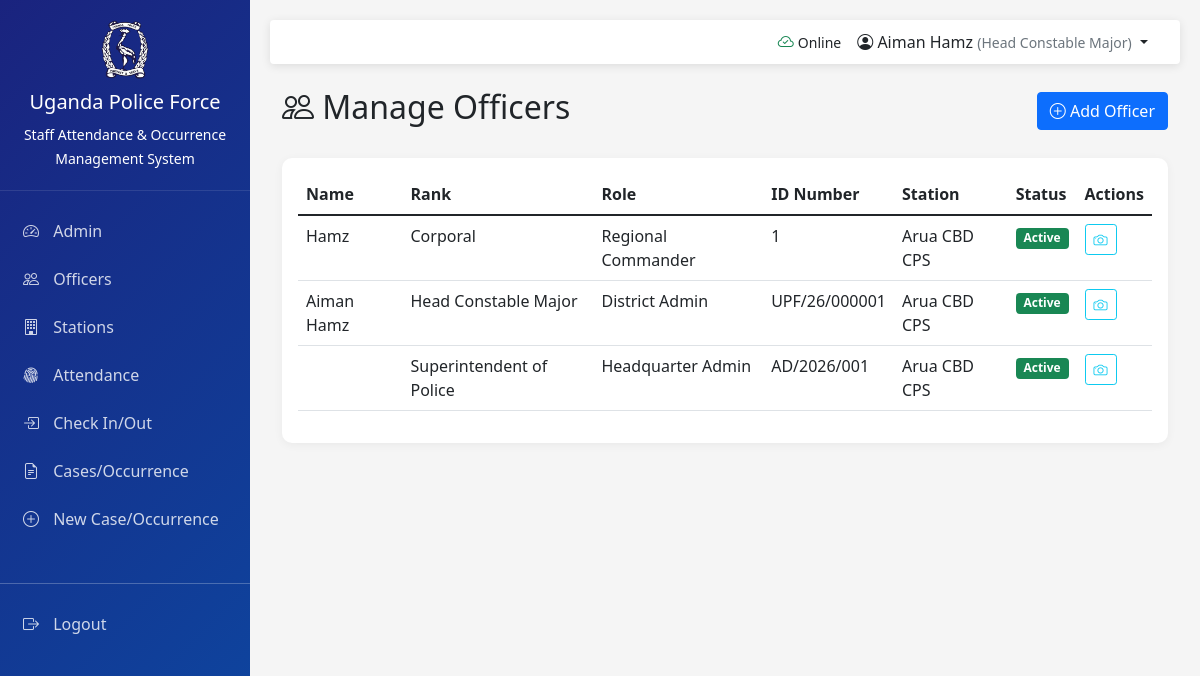
Screenshot of /manage/officers/ (signed in) with the database file from the repository.
### core/models.py (models this page shows, shortened)
class Profile(models.Model):
    RANK_CHOICES = (
        ('SPC', 'Special Police Constable'),
        ('PPC', 'Probationer Police Constable '),
        ('PC', 'Police Constable '),
        ('CPL', 'Corporal'),
        ('SGT', 'Sergent'),
        ('SSGT', 'Station Sergent'),
        ('HC', 'Head Constable'),
        ('HCM', 'Head Constable Major'),
        ('LAIP', 'Learner Assitant Inspector of Police'),
        ('AIP', 'Assitant Inspector of Police'),
        ('IP', 'Inspector Police'),
        ('CASP', 'Cadet Assistant Superintendent of Police'),
        ('ASP', 'Assistant Superintendent of Police'),
        ('SP', 'Superintendent of Police'),
        ('SSP', 'Senior Superintendent of Police'),
        ('ACP', 'Assistant Commissioner of police'),
        ('CP', 'Commissioner of Police'),
        ('AIGP', 'Assistant Inspector General of Police'),
        ('IGP', 'Inspector General of Police')
    )
    SENIOR_RANKS = ['LAIP', 'AIP', 'IP', 'CASP', 'ASP','SP', 'SSP',  'ACP', 'CP','AIGP', 'IGP']
    JUNIOR_RANKS = ['SPC','PPC',  'PC', 'CPL', 'SGT', 'SSGT', 'HC', 'HCM']
    ROLE_CHOICES = (
        ('admin', 'Headquarter Admin'),
        ('regional_admin', 'Regional Commander'),
        ('district_admin', 'District Admin'),
        ('Station_admin', 'Station Commander/OC'),
        ('officer', 'Police Officer')
    )
    user = models.OneToOneField(
        settings.AUTH_USER_MODEL, on_delete=models.CASCADE, related_name='user_profile'
    )
    role = models.CharField(max_length=25, choices=ROLE_CHOICES, default='officer')
    rank = models.CharField(max_length=50, choices=RANK_CHOICES, blank=True, null=True)
    force_number = models.CharField(max_length=10, unique=True, blank=True, null=True,
    validators=[RegexValidator(
        regex=r'^\d{4,6}$',
        message='Force Number must be digits only (e.g., 91765)'
    )],
    help_text='For Junior Officers (SPC-HCM): Digits only, e.g., 91765'
    )
    file_number = models.CharField(max_length=10, unique=True, blank=True, null=True,
        validators=[RegexValidator(
            regex=r'^[A-Z]\d{4}$',
            message='File Number format: Letter + 4 digits (e.g., A0001)'
        )],
        help_text='For Senior Officers (LAIP+): First letter of surname + 4 digits, e.g., A0001'
    )
    previous_force_number = models.CharField(max_length=10, blank=True, null=True)
    is_force_number_active = models.BooleanField(default=True)
    date_of_birth = models.DateField(null=True, blank=True)
    date_joined_force = models.DateField(null=True, blank=True)
    nin = models.CharField(max_length=15, blank=True, null=True)
    current_station = models.ForeignKey(
        'Station', on_delete=models.SET_NULL, null=True, blank=True, related_name='assigned_officers'
    )
    is_on_duty = models.BooleanField(default=False)
    is_active_officer = models.BooleanField(default=True)
    created_at = models.DateTimeField(auto_now_add=True)
    updated_at = models.DateTimeField(auto_now=True)
    class Meta:
        verbose_name = 'Officer Profile'
        verbose_name_plural = 'Officer Profiles'
        ordering = ['-rank', 'force_number']
        indexes = [
            models.Index(fields=['force_number']),
            models.Index(fields=['file_number']),
            models.Index(fields=['role', 'rank']),
            models.Index(fields=['current_station'])
        ]
    def is_senior_officer(self):
        return self.rank in self.SENIOR_RANKS
    def get_officer_number(self):
        if self.is_senior_officer():
            return self.file_number or 'No File Number'
        else:
            return self.force_number or 'No Force Number'

class Station(models.Model):
    STATION_TYPE = (
        ('headquarters', 'Police Headquarters'),
        ('division', 'Division Police Station'),
        ('station', 'Police Station'),
        ('post', 'Police Post'),
        ('detach', 'Detach'),
    )
    name = models.CharField(max_length=250)
    district = models.ForeignKey(District, on_delete=models.CASCADE, related_name='stations')
    station_type = models.CharField(max_length=20, choices=STATION_TYPE, default='station')
    station_commander = models.ForeignKey(Profile, on_delete=models.SET_NULL, null=True, blank=True, related_name='commanded_station', limit_choices_to={'role__in': ['station_admin', 'admin']})
    location = models.CharField(max_length=255, blank=True)
    physical_address = models.TextField(blank=True)
    contact_number = models.CharField(max_length=15, blank=True)
    email = models.EmailField(blank=True, null=True)
    latitude = models.DecimalField(max_digits=9, decimal_places=6, null=True, blank=True)
    longitude = models.DecimalField(max_digits=9, decimal_places=6, null=True, blank=True)
    capacity = models.PositiveIntegerField(default=12)
    is_active = models.BooleanField(default=True)
    is_24_hours = models.BooleanField(default=True)
    has_detention = models.BooleanField(default=True)
    created_at = models.DateTimeField(auto_now_add=True)
    updated_at = models.DateTimeField(auto_now=True)
    class Meta:
        verbose_name = 'Police Station'
        verbose_name_plural = 'Police Stations'
        ordering = ['district__name', 'name']
        indexes = [
            models.Index(fields=['district', 'is_active']),
        ]

### core/views.py (the view)
# urls.py: path('manage/officers/', views.manage_officers, name='manage_officers'),
@login_required
def manage_officers(request):
    profile = request.user.user_profile
    if profile.role == 'officer':
        messages.error(request, 'Access denied')
        return redirect('core:dashboard')
    if profile.role == 'admin':
        officers = Profile.objects.all()
    elif profile.role == 'regional_admin':
        officers = Profile.objects.filter(current_station__district__region=profile.current_station.district.region)
    elif profile.role == 'district_admin':
        officers = Profile.objects.filter(current_station__district=profile.current_station.district)
    else:
        officers = Profile.objects.filter(current_station=profile.current_station)
    officers = officers.select_related('user', 'current_station').order_by('rank')
    return render(request, 'officers.html', {
        'officers': officers,
        'profile': profile,
        'stations': Station.objects.filter(is_active=True),
        'ranks': Profile.RANK_CHOICES,
        'roles': Profile.ROLE_CHOICES,
    })

### core/templates/officers.html (shortened to what this page needs)
{% extends 'base.html' %}
{% block content %}
<div class="container-fluid">
    <div class="d-flex justify-content-between align-items-center mb-4">
        <h2><i class="bi bi-people"></i> Manage Officers</h2>
        <button class="btn btn-primary" data-bs-toggle="modal" data-bs-target="#addOfficerModal">
            <i class="bi bi-plus-circle"></i> Add Officer
        </button>
    </div>
    <div class="card">
        <div class="card-body">
            <div class="table-responsive">
                <table class="table table-hover">
                    <thead>
                        <tr>
                            <th>Name</th>
                            <th>Rank</th>
                            <th>Role</th>
                            <th>ID Number</th>
                            <th>Station</th>
                            <th>Status</th>
                            <th>Actions</th>
                        </tr>
                    </thead>
                    <tbody>
                        {% for officer in officers %}
                        <tr>
                            <td>{{ officer.user.get_full_name }}</td>
                            <td>{{ officer.get_rank_display }}</td>
                            <td>{{ officer.get_role_display }}</td>
                            <td>{{ officer.get_officer_number }}</td>
                            <td>{{ officer.current_station.name|default:"-" }}</td>
                            <td>
                                {% if officer.is_active_officer %}
                                <span class="badge bg-success">Active</span>
                                {% else %}
                                <span class="badge bg-danger">Inactive</span>
                                {% endif %}
                            </td>
                            <td>
                                <a href="{% url 'core:enroll_face' officer.id %}" class="btn btn-sm btn-outline-info" title="Enroll Face">
                                    <i class="bi bi-camera"></i>
                                </a>
                            </td>
                        </tr>
                        {% empty %}
                        <tr><td colspan="7" class="text-center">No officers found</td></tr>
                        {% endfor %}
                    </tbody>
                </table>
            </div>
        </div>
    </div>
</div>
{% endblock %}

### core/templates/base.html (shortened to what this page needs)
{% load static %}
<!DOCTYPE html>
<html lang="en">
<head>
    <link href="https://cdn.jsdelivr.net/npm/bootstrap@5.1.3/dist/css/bootstrap.min.css" rel="stylesheet">
    <link rel="stylesheet" href="https://cdn.jsdelivr.net/npm/bootstrap-icons@1.8.0/font/bootstrap-icons.css">
    <link href="https://cdn.jsdelivr.net/npm/select2@4.1.0-rc.0/dist/css/select2.min.css" rel="stylesheet">
    <link rel="stylesheet" href="https://cdn.datatables.net/1.11.5/css/dataTables.bootstrap5.min.css">
</head>
<body>
    {% if user.is_authenticated %}
    <nav class="sidebar">
        <div class="logo">
            <img src="{% static 'img/upf_logo.png' %}"  alt="UPF Logo">
            <h5>Uganda Police Force</h5>
            <small>Staff Attendance & Occurrence Management System</small>
        </div>
        <ul class="nav flex-column mt-3">
           {% if request.user.user_profile.role != 'officer' %}
            <li class="nav-item">
                <a class="nav-link" href="{% url 'core:admin_dashboard' %}">
                    <i class="bi bi-speedometer2"></i> Admin
                </a>
            </li>
            <li class="nav-item">
                <a class="nav-link" href="{% url 'core:manage_officers' %}">
                    <i class="bi bi-people"></i> Officers
                </a>
            </li>
            <li class="nav-item">
                <a class="nav-link" href="{% url 'core:manage_stations' %}">
                    <i class="bi bi-building"></i> Stations
                </a>
            </li>
            {% endif %}
            <li class="nav-item">
                <a class="nav-link {% if 'attendance' in request.path %}active{% endif %}" href="{% url 'attendance:dashboard' %}">
                    <i class="bi bi-fingerprint"></i> Attendance
                </a>
            </li>
            <li class="nav-item">
                <a class="nav-link" href="{% url 'attendance:check_in' %}">
                    <i class="bi bi-box-arrow-in-right"></i> Check In/Out
                </a>
            </li>
            <li class="nav-item">
                <a class="nav-link {% if 'occurrence' in request.path %}active{% endif %}"
                   href="{% url 'occurrence:dashboard' %}">
                    <i class="bi bi-file-earmark-text"></i> Cases/Occurrence
                </a>
            </li>
            <li class="nav-item">
                <a class="nav-link" href="{% url 'occurrence:create' %}">
                    <i class="bi bi-plus-circle"></i> New Case/Occurrence
                </a>
            </li>
            <li class="nav-item mt-4">
                <hr class="bg-light">
                <a class="nav-link" href="{% url 'core:logout' %}">
                    <i class="bi bi-box-arrow-right"></i> Logout
                </a>
            </li>
        </ul>
    </nav>
    {% endif %}
    <div class="main-content">
        {% if user.is_authenticated %}
        <nav class="navbar navbar-expand-lg mb-4 rounded">
            <div class="container-fluid">
                <div class="ms-auto d-flex align-items-center">
                    <span id="syncStatus" class="me-3">
                    </span>
                    <div class="dropdown">
                        <a class="dropdown-toggle text-decoration-none text-dark" href="#"
                           id="userDropdown" data-bs-toggle="dropdown">
                            <i class="bi bi-person-circle"></i>
                            {{ user.get_full_name }}
                            {% if user.user_profile.rank %}
                            <small class="text-muted">({{ user.user_profile.get_rank_display }})</small>
                            {% endif %}
                        </a>
                    </div>
                </div>
            </div>
        </nav>
        {% endif %}
        {% block content %}{% endblock %}
    </div>
</body>
</html>

### core/templates/base.html (style rules this page uses)
:root { --upf-primary: #1a237e; --upf-secondary: #0d47a1; --upf-accent: #ff6f00; --upf-success: #2e7d32; --upf-danger: #c62828; --upf-warning: #f57f17; }
body { font-family: 'Segoe UI', Tahoma, Geneva, Verdana, sans-serif; background: #f5f5f5; }
.sidebar { background: linear-gradient(135deg, var(--upf-primary), var(--upf-secondary)); color: white; min-height: 100vh; width: 250px; position: fixed; left: 0; top: 0; z-index: 1000; transition: all 0.3s; }
.sidebar .logo { padding: 20px; text-align: center; border-bottom: 1px solid rgba(255,255,255,0.1); }
.sidebar .logo img { width: 60px; margin-bottom: 10px; }
.sidebar .nav-link { color: rgba(255,255,255,0.8); padding: 12px 20px; transition: all 0.3s; border-left: 3px solid transparent; }
.sidebar .nav-link i { margin-right: 10px; width: 20px; text-align: center; }
.main-content { margin-left: 250px; padding: 20px; transition: all 0.3s; }
.navbar { background: white; box-shadow: 0 2px 10px rgba(0,0,0,0.1); padding: 10px 20px; }
.card { border: none; border-radius: 10px; box-shadow: 0 2px 10px rgba(0,0,0,0.05); transition: transform 0.3s; }

### rows the page displays
Profile: user.get_full_name "Hamz", rank "Corporal", role "Regional Commander", get_officer_number "1", current_station.name "Arua CBD CPS", is_active_officer "Active"
Profile: user.get_full_name "Aiman Hamz", rank "Head Constable Major", role "District Admin", get_officer_number "UPF/26/000001", current_station.name "Arua CBD CPS", is_active_officer "Active"
Profile: rank "Superintendent of Police", role "Headquarter Admin", get_officer_number "AD/2026/001", current_station.name "Arua CBD CPS", is_active_officer "Active"

### other values shown
{{ user.get_full_name }} "Aiman Hamz"
{{ user.user_profile.get_rank_display }} "Head Constable Major"
